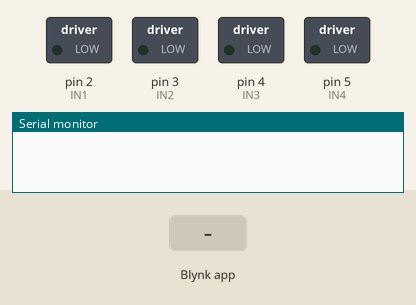
Bench run of a sketch on a simulated Arduino Uno, built for the host (arithmetic inside an expression is 32-bit, double 64-bit). Parts: switched loads named in the sketch (green lamp = pin HIGH), the last lines printed to the serial monitor. The inputs (shaded band) are chosen by the test bench. WiFi joins after 1.5 s; servers stay silent unless stated.

Above: at 3.0 s.
3.1 s: Blynk app writes 1 to V1
At 5.08 s:
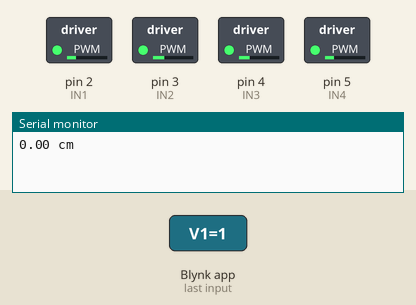
Timing chart, 0 to 11.3 s (numbered marks = the images above; inputs shaded):
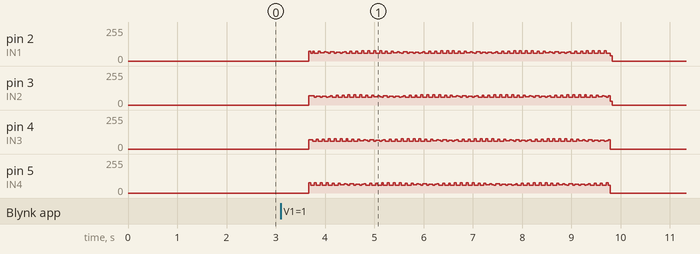

The sketch:

petfeederProject.ino
```cpp
#define BLYNK_PRINT Serial
#define BLYNK_DEBUG

#include <ESP8266_Lib.h>
#include <BlynkSimpleShieldEsp8266.h>

#define BLYNK_TEMPLATE_ID "TMPLyiKUF7lC"
#define BLYNK_DEVICE_NAME "Quickstart Template"
#define BLYNK_AUTH_TOKEN "zS3M2bNwZU9oxIpfLWxfJW0CsdCN22Kb"

#include <SoftwareSerial.h>
SoftwareSerial EspSerial(6, 7); // RX, TX
// Comment this out to disable prints and save space
#include "NewPing.h"
#define TRIGGER_PIN 9
#define ECHO_PIN 10
#define MAX_DISTANCE 400
float duration, distance;
int IN1 = 2, IN2 = 3, IN3 = 4, IN4 = 5; //Step motor pinlerini tanımlıyoruz.
int sure = 3;
int feedcount=0;
NewPing sonar(TRIGGER_PIN, ECHO_PIN, MAX_DISTANCE);

char auth[] = BLYNK_AUTH_TOKEN;
char ssid[] = "ardad";
char pass[] = "e9Feh77N9sEU";
#define ESP8266_BAUD 115200
ESP8266 wifi(&EspSerial);
// This function will be called every time Slider Widget
// in Blynk app writes values to the Virtual Pin 1


void setup()
{
  Serial.begin(115200);
  delay(10);
  EspSerial.begin(ESP8266_BAUD);
  delay(10);
  pinMode(IN1, OUTPUT);                                   //Motor pinleri OUTPUT olarak ayarlanır.
  pinMode(IN2, OUTPUT);
  pinMode(IN3, OUTPUT);
  pinMode(IN4, OUTPUT);


  Blynk.begin(auth,wifi, ssid, pass, "blynk.cloud", 80);

}
BLYNK_WRITE(V1)
{
  int pinValue = param.asInt(); // assigning incoming value from pin V1 to a variable
   if(pinValue == 1){
  if (distance >= 400 || distance <= 2){
        Serial.print(distance);
        Serial.println(" cm");
        delay(500);
        stepIleri(512);
        feedcount++;
        Blynk.virtualWrite(V0,feedcount);

    }
  }

  Serial.print("V1 Slider value is: ");
  Serial.println(pinValue);
}

void loop()
{
  Blynk.run();
}
void stepIleri(int adimSayisi){
 for (int i = 0; i < adimSayisi; i++) {
    digitalWrite(IN4, HIGH);
    delay(sure);
    digitalWrite(IN4, LOW);
    digitalWrite(IN3, HIGH);
    delay(sure);
    digitalWrite(IN3, LOW);
    digitalWrite(IN2, HIGH);
    delay(sure);
    digitalWrite(IN2, LOW);
    digitalWrite(IN1, HIGH);
    delay(sure);
    digitalWrite(IN1, LOW);
  }
}
```
